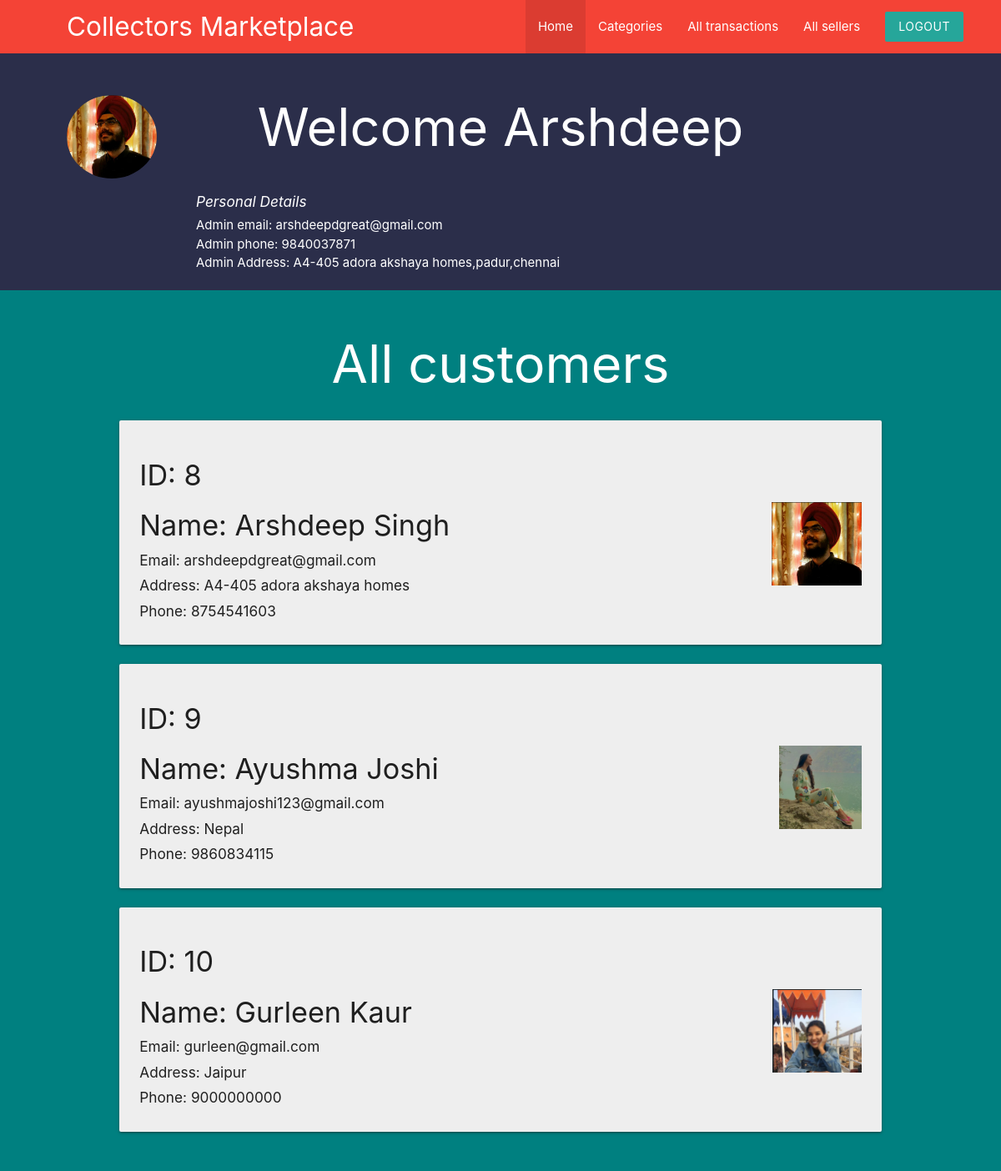
Page /admin/adminpage.php (signed in) on the committed database.
### tables this page shows
CREATE TABLE `customers` (
  `cust_id` int(5) NOT NULL,
  `cust_username` varchar(50) NOT NULL,
  `cust_pass` int(11) NOT NULL,
  `cust_name` varchar(20) NOT NULL,
  `cust_addr` text NOT NULL,
  `cust_email` varchar(50) NOT NULL,
  `cust_image` varchar(255) NOT NULL,
  `cust_phone` bigint(10) NOT NULL,
  `cust_balance` int(5) NOT NULL
);

### admin/adminpage.php (the view, shortened to what this page needs)
<?php
    include("../templates/database_conn.php");
    $aid=$_SESSION['ADMIN_ID'];
    $sql="SELECT * FROM `admin` where `admin_id`='$aid'";
    $res=mysqli_query($con,$sql);
    $arow = mysqli_fetch_array($res, MYSQLI_ASSOC);
    $sql1="SELECT * FROM `customers`";
    $res1=mysqli_query($con,$sql1);
    $rows1 = mysqli_fetch_all($res1, MYSQLI_ASSOC);
?>
<!DOCTYPE html>
<html lang="en">
<head>
    <link rel="stylesheet" href="https://cdnjs.cloudflare.com/ajax/libs/materialize/1.0.0/css/materialize.min.css">
    <link rel="stylesheet" href="../templates/stylesheet.css">
</head>
<body style="background-color:#2b2e4a;" >
<nav class="red z-depth-0" style="padding-right: 30px;padding-left: 80px;">
		<div>
			<a href="#" class="brand-logo brand-text hide-on-med-and-down">Collectors Marketplace</a>
            <ul id="nav-mobile" class="right">
                <li class="active"><a href="adminpage.php">Home</a></li>
                <li><a href="admin_categories.php">Categories</a></li>
                <li><a href="all_transactions.php">All transactions</a></li>
                <li><a href="All_sellers.php">All sellers</a></li>
				<li><a href="admin_logout.php" class="btn brand z-depth-0">Logout</a></li>
		    </ul>
		</div>
        <br>
        <div style="padding-top: 50px;
                    padding-right: 30px;
                    padding-bottom: 50px;">
        <img class="dp" src="<?php echo $arow['admin_image'];?>" height=100px>
        </div>
</nav>
<div class="container">
        <h1 class="white-text center">Welcome <?php print_r($arow["admin_name"]);?></h1>
        <div class="container ">
        <h6 class="white-text"><i>Personal Details</i></h6>
        <h7 class="white-text">Admin email: <?php print_r($arow["admin_email"]);?></h7><br>
        <h7 class="white-text">Admin phone: <?php print_r($arow["admin_phone"]);?></h7><br>
        <h7 class="white-text">Admin Address: <?php print_r($arow["admin_addr"]);?></h7><br>
        </div>
</div>
<div class="blackbgbg">
    <div class="container">
    <section>
    <div class="row">
        <h1 class="white-text center">All customers</h1>
            <?php foreach($rows1 as $c){ ?>
                <div class="col s12 md6">
  				    <div class="card grey lighten-3">
                        <div class="card-content">
                            <h4>ID: <?php echo htmlspecialchars($c['cust_id']); ?></h4>
                            <img src="<?php echo htmlspecialchars($c['cust_image']);?>" class="right" height=100px>
                            <h4>Name: <?php echo htmlspecialchars($c['cust_name']); ?></h4>
                            <h6>Email: <?php echo htmlspecialchars($c['cust_email']);?></h6>
                            <h6>Address: <?php echo htmlspecialchars($c['cust_addr']);?></h6>
                            <h6>Phone: <?php echo htmlspecialchars($c['cust_phone']);?></h6>
                        </div>
                    </div>
                </div>
            <?php } ?>
        </div>
    </div>
</div>
</body>
</html>

### templates/stylesheet.css (style rules this page uses)
.container { width: 80%; margin: 0 auto; border: none; padding: 1%; }
.blackbgbg { background-color: teal; }
.dp { border-radius: 50%; }

### admin/adminpage.php (style rules this page uses)
.dp { border-radius: 50%; }

### rows in the picture
customers: cust_id "8", cust_image (picture), cust_name "Arshdeep Singh", cust_email "arshdeepdgreat@gmail.com", cust_addr "A4-405 adora akshaya homes", cust_phone "8754541603"
customers: cust_id "9", cust_image (picture), cust_name "Ayushma Joshi", cust_email "ayushmajoshi123@gmail.com", cust_addr "Nepal", cust_phone "9860834115"
customers: cust_id "10", cust_image (picture), cust_name "Gurleen Kaur", cust_email "gurleen@gmail.com", cust_addr "Jaipur", cust_phone "9000000000"
